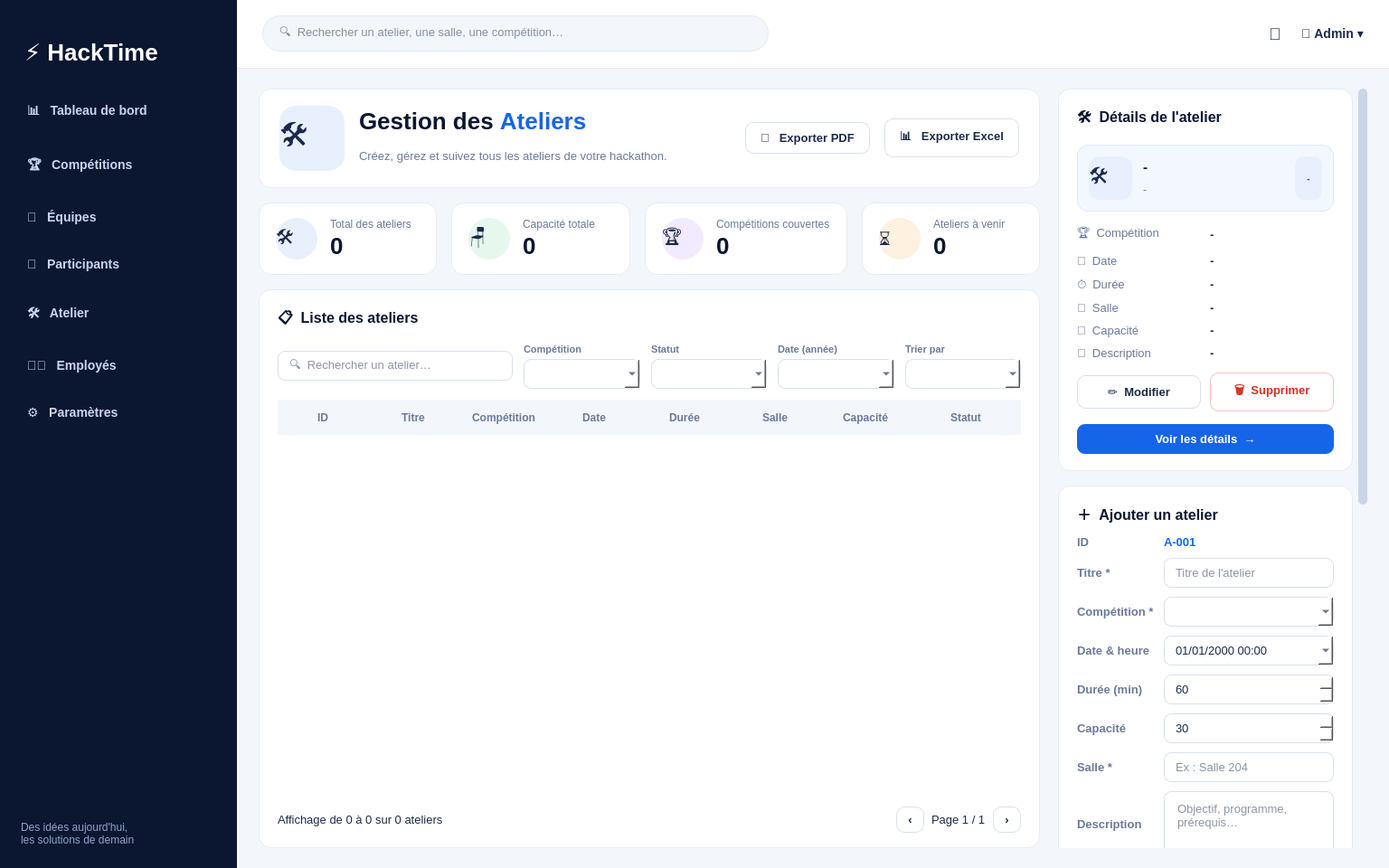
<?xml version="1.0" encoding="UTF-8"?>
<ui version="4.0">
 <class>AtelierMainWindow</class>
 <widget class="QMainWindow" name="AtelierMainWindow">
  <property name="geometry"><rect><x>0</x><y>0</y><width>1536</width><height>960</height></rect></property>
  <property name="windowTitle"><string>HackTime - Gestion des Ateliers</string></property>
  <widget class="QWidget" name="centralwidget">
   <property name="styleSheet"><string notr="true">
QWidget#centralwidget { background-color: #F3F6FB; }
QWidget { font-family: "Segoe UI", "Inter", "Noto Sans", "Helvetica Neue", sans-serif; font-size: 13px; color: #1B2A4A; }

/* ---------- Sidebar ---------- */
QFrame#sidebar { background-color: #0B1630; }
QFrame#sidebar QLabel#logo { color: white; font-size: 26px; font-weight: 800; padding-left: 6px; }
QFrame#sidebar QLabel#tagline { color: #8FA2CC; font-size: 12px; padding-left: 6px; }
QFrame#sidebar QPushButton { color: #C9D4EE; background-color: transparent; border: none; text-align: left; padding: 13px 16px; border-radius: 10px; font-size: 14px; font-weight: 600; }
QFrame#sidebar QPushButton:hover { background-color: #16254A; color: white; }
QFrame#sidebar QPushButton[active="true"] { background-color: #1665E8; color: white; }

/* ---------- Top bar ---------- */
QFrame#topbar { background-color: white; border: none; border-bottom: 1px solid #E4EAF4; }
QLineEdit#topSearch { background-color: #F3F6FB; border: 1px solid #E4EAF4; border-radius: 20px; padding: 9px 16px; }
QLabel#bell { font-size: 18px; }
QLabel#admin { font-size: 14px; }

/* ---------- Cards ---------- */
QFrame#cardHeader, QFrame#cardKpi1, QFrame#cardKpi2, QFrame#cardKpi3, QFrame#cardKpi4,
QFrame#cardList, QFrame#cardDetails, QFrame#cardAdd, QFrame#cardStatut, QFrame#cardActions {
  background-color: white; border: 1px solid #E6ECF5; border-radius: 14px; }
QLabel#headerIcon { background-color: #E8F0FE; border-radius: 18px; font-size: 32px; qproperty-alignment: AlignCenter; }
QLabel#lblTitle { font-size: 26px; font-weight: 800; color: #0B1630; }
QLabel#lblSub { color: #6B7A99; font-size: 13px; }
QLabel#kpiIcon1, QLabel#kpiIcon2, QLabel#kpiIcon3, QLabel#kpiIcon4 { border-radius: 23px; font-size: 20px; qproperty-alignment: AlignCenter; }
QLabel#kpiIcon1 { background-color: #E8F0FE; }
QLabel#kpiIcon2 { background-color: #E6F7EE; }
QLabel#kpiIcon3 { background-color: #F2EAFE; }
QLabel#kpiIcon4 { background-color: #FFF1E0; }
QLabel#kpiTitle1, QLabel#kpiTitle2, QLabel#kpiTitle3, QLabel#kpiTitle4 { color: #6B7A99; font-size: 12px; }
QLabel#kpiTotal, QLabel#kpiCapacite, QLabel#kpiComps, QLabel#kpiAvenir { font-size: 26px; font-weight: 800; color: #0B1630; }
QLabel#lblList, QLabel#lblDetails, QLabel#lblAdd, QLabel#lblStats, QLabel#lblActions { font-size: 16px; font-weight: 700; color: #0B1630; }
QLabel#fCompLabel, QLabel#fStatutLabel, QLabel#fDateLabel, QLabel#fSortLabel { color: #6B7A99; font-size: 11px; font-weight: 600; }

/* ---------- Inputs ---------- */
QLineEdit, QComboBox, QDateTimeEdit, QSpinBox, QPlainTextEdit { background-color: white; border: 1px solid #D9E1EE; border-radius: 8px; padding: 7px 10px; selection-background-color: #1665E8; }
QLineEdit:focus, QComboBox:focus, QDateTimeEdit:focus, QSpinBox:focus, QPlainTextEdit:focus { border: 1px solid #1665E8; }
QComboBox QAbstractItemView { background: white; border: 1px solid #D9E1EE; selection-background-color: #E8F0FE; selection-color: #1665E8; }

/* ---------- Buttons ---------- */
QPushButton { background-color: white; color: #1B2A4A; border: 1px solid #D9E1EE; border-radius: 9px; padding: 9px 16px; font-weight: 600; }
QPushButton:hover { background-color: #F3F6FB; border-color: #1665E8; color: #1665E8; }
QPushButton:disabled { color: #A9B4CC; background-color: #F7F9FC; border-color: #E6ECF5; }
QPushButton#btnSave, QPushButton#btnDetails { background-color: #1665E8; color: white; border: none; }
QPushButton#btnSave:hover, QPushButton#btnDetails:hover { background-color: #0F52C2; color: white; }
QPushButton#btnDelete { color: #D92D20; border-color: #F5C2BE; }
QPushButton#btnDelete:hover { background-color: #FDECEA; border-color: #D92D20; color: #D92D20; }
QPushButton#btnPrev, QPushButton#btnNext { padding: 6px 12px; }

/* ---------- Table ---------- */
QTableWidget { background-color: white; border: none; alternate-background-color: #FAFBFE; selection-background-color: #E8F0FE; selection-color: #1665E8; outline: 0; }
QTableWidget::item { padding: 4px 8px; border-bottom: 1px solid #EEF2F8; }
QHeaderView::section { background-color: #F3F6FB; color: #6B7A99; border: none; padding: 10px 8px; font-weight: 700; font-size: 12px; }

/* ---------- Details ---------- */
QFrame#detailHead { background-color: #F3F8FF; border: 1px solid #DCE9FD; border-radius: 12px; }
QLabel#dIco { background-color: #E8F0FE; border-radius: 12px; font-size: 22px; qproperty-alignment: AlignCenter; }
QLabel#dNom { font-size: 15px; font-weight: 700; color: #0B1630; }
QLabel#dId { color: #6B7A99; font-size: 12px; }
QLabel#dBadge { background-color: #E8F0FE; color: #1665E8; border-radius: 10px; padding: 4px 10px; font-weight: 700; font-size: 11px; }
QLabel#dCompLabel, QLabel#dDateLabel, QLabel#dDureeLabel, QLabel#dSalleLabel, QLabel#dCapLabel, QLabel#dDescLabel { color: #6B7A99; }
QLabel#dComp, QLabel#dDate, QLabel#dDuree, QLabel#dSalle, QLabel#dCap, QLabel#dDesc { font-weight: 600; }
QLabel#aIdLabel, QLabel#aTitreLabel, QLabel#aCompLabel, QLabel#aDateLabel, QLabel#aDureeLabel, QLabel#aCapLabel, QLabel#aSalleLabel, QLabel#aDescLabel { color: #6B7A99; font-weight: 600; }
QLabel#aId { font-weight: 700; color: #1665E8; }
QLabel#aErr { color: #D92D20; font-weight: 600; }
QLabel#aConflict { color: #B54708; font-weight: 600; }

/* ---------- Stats legend ---------- */
QLabel#dotAvenir { color: #1665E8; } QLabel#dotCours { color: #16A34A; } QLabel#dotTermine { color: #94A3B8; }
QLabel#legAvenir, QLabel#legCours, QLabel#legTermine { font-weight: 700; }
QLabel#lblMoyenne { color: #6B7A99; }

QScrollArea#rightScroll { background: transparent; border: none; }
QWidget#rightCol, QWidget#body, QWidget#content, QWidget#leftCol, QWidget#kpiRow { background: transparent; }
QScrollBar:vertical { background: transparent; width: 10px; margin: 0; }
QScrollBar::handle:vertical { background: #CBD5E8; border-radius: 5px; min-height: 30px; }
QScrollBar::add-line:vertical, QScrollBar::sub-line:vertical { height: 0; }
QStatusBar { background: white; color: #6B7A99; }
</string></property>
   <layout class="QHBoxLayout" name="rootLayout" stretch="0,1"><property name="spacing"><number>0</number></property><property name="leftMargin"><number>0</number></property><property name="topMargin"><number>0</number></property><property name="rightMargin"><number>0</number></property><property name="bottomMargin"><number>0</number></property><item><widget class="QFrame" name="sidebar"><property name="minimumSize"><size><width>262</width><height>0</height></size></property><property name="maximumSize"><size><width>262</width><height>16777215</height></size></property><layout class="QVBoxLayout" name="sidebarLayout"><property name="spacing"><number>10</number></property><property name="leftMargin"><number>14</number></property><property name="topMargin"><number>26</number></property><property name="rightMargin"><number>14</number></property><property name="bottomMargin"><number>24</number></property><item><widget class="QLabel" name="logo"><property name="text"><string>⚡ HackTime</string></property><property name="minimumSize"><size><width>222</width><height>63</height></size></property></widget></item><item><widget class="QPushButton" name="btnDashboard"><property name="text"><string>📊   Tableau de bord</string></property></widget></item><item><widget class="QPushButton" name="btnCompetitions"><property name="text"><string>🏆   Compétitions</string></property></widget></item><item><widget class="QPushButton" name="btnEquipes"><property name="text"><string>👥   Équipes</string></property></widget></item><item><widget class="QPushButton" name="btnParticipants"><property name="text"><string>👤   Participants</string></property></widget></item><item><widget class="QPushButton" name="btnAtelier"><property name="text"><string>🛠️   Atelier</string></property><property name="active" stdset="0"><bool>true</bool></property></widget></item><item><widget class="QPushButton" name="btnEmployes"><property name="text"><string>🧑‍💼   Employés</string></property></widget></item><item><widget class="QPushButton" name="btnParametres"><property name="text"><string>⚙️   Paramètres</string></property></widget></item><item><spacer name="sidebarSpacer"><property name="orientation"><enum>Qt::Vertical</enum></property><property name="sizeHint" stdset="0"><size><width>0</width><height>0</height></size></property></spacer></item><item><widget class="QLabel" name="tagline"><property name="text"><string>Des idées aujourd'hui,
les solutions de demain</string></property></widget></item></layout></widget></item><item><widget class="QWidget" name="content"><layout class="QVBoxLayout" name="contentLayout" stretch="0,1"><property name="spacing"><number>0</number></property><property name="leftMargin"><number>0</number></property><property name="topMargin"><number>0</number></property><property name="rightMargin"><number>0</number></property><property name="bottomMargin"><number>0</number></property><item><widget class="QFrame" name="topbar"><property name="minimumSize"><size><width>0</width><height>76</height></size></property><property name="maximumSize"><size><width>16777215</width><height>76</height></size></property><layout class="QHBoxLayout" name="topbarLayout"><property name="spacing"><number>22</number></property><property name="leftMargin"><number>28</number></property><property name="topMargin"><number>0</number></property><property name="rightMargin"><number>28</number></property><property name="bottomMargin"><number>0</number></property><item><widget class="QLineEdit" name="topSearch"><property name="placeholderText"><string>🔍  Rechercher un atelier, une salle, une compétition…</string></property><property name="minimumSize"><size><width>560</width><height>40</height></size></property><property name="maximumSize"><size><width>560</width><height>40</height></size></property></widget></item><item><spacer name="topSp"><property name="orientation"><enum>Qt::Horizontal</enum></property><property name="sizeHint" stdset="0"><size><width>40</width><height>20</height></size></property></spacer></item><item><widget class="QLabel" name="bell"><property name="text"><string>🔔</string></property></widget></item><item><widget class="QLabel" name="admin"><property name="text"><string>👤  &lt;b&gt;Admin&lt;/b&gt;  ▾</string></property></widget></item></layout></widget></item><item><widget class="QWidget" name="body"><layout class="QHBoxLayout" name="bodyLayout" stretch="1,0"><property name="spacing"><number>20</number></property><property name="leftMargin"><number>24</number></property><property name="topMargin"><number>22</number></property><property name="rightMargin"><number>24</number></property><property name="bottomMargin"><number>22</number></property><item><widget class="QWidget" name="leftCol"><layout class="QVBoxLayout" name="leftLayout" stretch="0,0,1"><property name="spacing"><number>16</number></property><property name="leftMargin"><number>0</number></property><property name="topMargin"><number>0</number></property><property name="rightMargin"><number>0</number></property><property name="bottomMargin"><number>0</number></property><item><widget class="QFrame" name="cardHeader"><layout class="QHBoxLayout" name="headerLayout"><property name="spacing"><number>16</number></property><property name="leftMargin"><number>22</number></property><property name="topMargin"><number>18</number></property><property name="rightMargin"><number>22</number></property><property name="bottomMargin"><number>18</number></property><item><widget class="QLabel" name="headerIcon"><property name="text"><string>🛠️</string></property><property name="minimumSize"><size><width>72</width><height>72</height></size></property><property name="maximumSize"><size><width>72</width><height>72</height></size></property></widget></item><item><layout class="QVBoxLayout" name="headerTextLayout"><property name="spacing"><number>4</number></property><property name="leftMargin"><number>0</number></property><property name="topMargin"><number>0</number></property><property name="rightMargin"><number>0</number></property><property name="bottomMargin"><number>0</number></property><item><widget class="QLabel" name="lblTitle"><property name="text"><string>Gestion des &lt;span style="color:#1665E8"&gt;Ateliers&lt;/span&gt;</string></property><property name="textFormat"><enum>Qt::RichText</enum></property></widget></item><item><widget class="QLabel" name="lblSub"><property name="text"><string>Créez, gérez et suivez tous les ateliers de votre hackathon.</string></property></widget></item></layout></item><item><spacer name="headerSp"><property name="orientation"><enum>Qt::Horizontal</enum></property><property name="sizeHint" stdset="0"><size><width>40</width><height>20</height></size></property></spacer></item><item><widget class="QPushButton" name="btnExportPdf"><property name="text"><string>📄   Exporter PDF</string></property><property name="toolTip"><string>Exporter la liste filtrée des ateliers en PDF</string></property></widget></item><item><widget class="QPushButton" name="btnExportExcel"><property name="text"><string>📊   Exporter Excel</string></property><property name="toolTip"><string>Exporter la liste filtrée des ateliers (CSV ouvrable dans Excel)</string></property></widget></item></layout></widget></item><item><widget class="QWidget" name="kpiRow"><layout class="QHBoxLayout" name="kpiLayout" stretch="1,1,1,1"><property name="spacing"><number>16</number></property><property name="leftMargin"><number>0</number></property><property name="topMargin"><number>0</number></property><property name="rightMargin"><number>0</number></property><property name="bottomMargin"><number>0</number></property><item><widget class="QFrame" name="cardKpi1"><layout class="QHBoxLayout" name="kpiCardLayout1"><property name="spacing"><number>14</number></property><property name="leftMargin"><number>18</number></property><property name="topMargin"><number>16</number></property><property name="rightMargin"><number>18</number></property><property name="bottomMargin"><number>16</number></property><item><widget class="QLabel" name="kpiIcon1"><property name="text"><string>🛠️</string></property><property name="minimumSize"><size><width>46</width><height>46</height></size></property><property name="maximumSize"><size><width>46</width><height>46</height></size></property></widget></item><item><layout class="QVBoxLayout" name="kpiTextLayout1"><property name="spacing"><number>2</number></property><property name="leftMargin"><number>0</number></property><property name="topMargin"><number>0</number></property><property name="rightMargin"><number>0</number></property><property name="bottomMargin"><number>0</number></property><item><widget class="QLabel" name="kpiTitle1"><property name="text"><string>Total des ateliers</string></property></widget></item><item><widget class="QLabel" name="kpiTotal"><property name="text"><string>0</string></property></widget></item></layout></item><item><spacer name="kpiSp1"><property name="orientation"><enum>Qt::Horizontal</enum></property><property name="sizeHint" stdset="0"><size><width>40</width><height>20</height></size></property></spacer></item></layout></widget></item><item><widget class="QFrame" name="cardKpi2"><layout class="QHBoxLayout" name="kpiCardLayout2"><property name="spacing"><number>14</number></property><property name="leftMargin"><number>18</number></property><property name="topMargin"><number>16</number></property><property name="rightMargin"><number>18</number></property><property name="bottomMargin"><number>16</number></property><item><widget class="QLabel" name="kpiIcon2"><property name="text"><string>🪑</string></property><property name="minimumSize"><size><width>46</width><height>46</height></size></property><property name="maximumSize"><size><width>46</width><height>46</height></size></property></widget></item><item><layout class="QVBoxLayout" name="kpiTextLayout2"><property name="spacing"><number>2</number></property><property name="leftMargin"><number>0</number></property><property name="topMargin"><number>0</number></property><property name="rightMargin"><number>0</number></property><property name="bottomMargin"><number>0</number></property><item><widget class="QLabel" name="kpiTitle2"><property name="text"><string>Capacité totale</string></property></widget></item><item><widget class="QLabel" name="kpiCapacite"><property name="text"><string>0</string></property></widget></item></layout></item><item><spacer name="kpiSp2"><property name="orientation"><enum>Qt::Horizontal</enum></property><property name="sizeHint" stdset="0"><size><width>40</width><height>20</height></size></property></spacer></item></layout></widget></item><item><widget class="QFrame" name="cardKpi3"><layout class="QHBoxLayout" name="kpiCardLayout3"><property name="spacing"><number>14</number></property><property name="leftMargin"><number>18</number></property><property name="topMargin"><number>16</number></property><property name="rightMargin"><number>18</number></property><property name="bottomMargin"><number>16</number></property><item><widget class="QLabel" name="kpiIcon3"><property name="text"><string>🏆</string></property><property name="minimumSize"><size><width>46</width><height>46</height></size></property><property name="maximumSize"><size><width>46</width><height>46</height></size></property></widget></item><item><layout class="QVBoxLayout" name="kpiTextLayout3"><property name="spacing"><number>2</number></property><property name="leftMargin"><number>0</number></property><property name="topMargin"><number>0</number></property><property name="rightMargin"><number>0</number></property><property name="bottomMargin"><number>0</number></property><item><widget class="QLabel" name="kpiTitle3"><property name="text"><string>Compétitions couvertes</string></property></widget></item><item><widget class="QLabel" name="kpiComps"><property name="text"><string>0</string></property></widget></item></layout></item><item><spacer name="kpiSp3"><property name="orientation"><enum>Qt::Horizontal</enum></property><property name="sizeHint" stdset="0"><size><width>40</width><height>20</height></size></property></spacer></item></layout></widget></item><item><widget class="QFrame" name="cardKpi4"><layout class="QHBoxLayout" name="kpiCardLayout4"><property name="spacing"><number>14</number></property><property name="leftMargin"><number>18</number></property><property name="topMargin"><number>16</number></property><property name="rightMargin"><number>18</number></property><property name="bottomMargin"><number>16</number></property><item><widget class="QLabel" name="kpiIcon4"><property name="text"><string>⏳</string></property><property name="minimumSize"><size><width>46</width><height>46</height></size></property><property name="maximumSize"><size><width>46</width><height>46</height></size></property></widget></item><item><layout class="QVBoxLayout" name="kpiTextLayout4"><property name="spacing"><number>2</number></property><property name="leftMargin"><number>0</number></property><property name="topMargin"><number>0</number></property><property name="rightMargin"><number>0</number></property><property name="bottomMargin"><number>0</number></property><item><widget class="QLabel" name="kpiTitle4"><property name="text"><string>Ateliers à venir</string></property></widget></item><item><widget class="QLabel" name="kpiAvenir"><property name="text"><string>0</string></property></widget></item></layout></item><item><spacer name="kpiSp4"><property name="orientation"><enum>Qt::Horizontal</enum></property><property name="sizeHint" stdset="0"><size><width>40</width><height>20</height></size></property></spacer></item></layout></widget></item></layout></widget></item><item><widget class="QFrame" name="cardList"><layout class="QVBoxLayout" name="listLayout" stretch="0,0,1,0"><property name="spacing"><number>12</number></property><property name="leftMargin"><number>20</number></property><property name="topMargin"><number>18</number></property><property name="rightMargin"><number>20</number></property><property name="bottomMargin"><number>16</number></property><item><widget class="QLabel" name="lblList"><property name="text"><string>📋  Liste des ateliers</string></property></widget></item><item><layout class="QHBoxLayout" name="filterLayout" stretch="2,1,1,1,1"><property name="spacing"><number>12</number></property><property name="leftMargin"><number>0</number></property><property name="topMargin"><number>0</number></property><property name="rightMargin"><number>0</number></property><property name="bottomMargin"><number>0</number></property><item><widget class="QLineEdit" name="search"><property name="placeholderText"><string>🔍  Rechercher un atelier…</string></property><property name="minimumSize"><size><width>260</width><height>0</height></size></property></widget></item><item><layout class="QVBoxLayout" name="fCompLayout"><property name="spacing"><number>4</number></property><property name="leftMargin"><number>0</number></property><property name="topMargin"><number>0</number></property><property name="rightMargin"><number>0</number></property><property name="bottomMargin"><number>0</number></property><item><widget class="QLabel" name="fCompLabel"><property name="text"><string>Compétition</string></property></widget></item><item><widget class="QComboBox" name="fCompetition"></widget></item></layout></item><item><layout class="QVBoxLayout" name="fStatutLayout"><property name="spacing"><number>4</number></property><property name="leftMargin"><number>0</number></property><property name="topMargin"><number>0</number></property><property name="rightMargin"><number>0</number></property><property name="bottomMargin"><number>0</number></property><item><widget class="QLabel" name="fStatutLabel"><property name="text"><string>Statut</string></property></widget></item><item><widget class="QComboBox" name="fStatut"></widget></item></layout></item><item><layout class="QVBoxLayout" name="fDateLayout"><property name="spacing"><number>4</number></property><property name="leftMargin"><number>0</number></property><property name="topMargin"><number>0</number></property><property name="rightMargin"><number>0</number></property><property name="bottomMargin"><number>0</number></property><item><widget class="QLabel" name="fDateLabel"><property name="text"><string>Date (année)</string></property></widget></item><item><widget class="QComboBox" name="fDate"></widget></item></layout></item><item><layout class="QVBoxLayout" name="fSortLayout"><property name="spacing"><number>4</number></property><property name="leftMargin"><number>0</number></property><property name="topMargin"><number>0</number></property><property name="rightMargin"><number>0</number></property><property name="bottomMargin"><number>0</number></property><item><widget class="QLabel" name="fSortLabel"><property name="text"><string>Trier par</string></property></widget></item><item><widget class="QComboBox" name="fSort"></widget></item></layout></item></layout></item><item><widget class="QTableWidget" name="table"><property name="editTriggers"><set>QAbstractItemView::NoEditTriggers</set></property><property name="alternatingRowColors"><bool>true</bool></property><property name="selectionMode"><enum>QAbstractItemView::SingleSelection</enum></property><property name="selectionBehavior"><enum>QAbstractItemView::SelectRows</enum></property><property name="showGrid"><bool>false</bool></property><attribute name="verticalHeaderVisible"><bool>false</bool></attribute><attribute name="verticalHeaderDefaultSectionSize"><number>50</number></attribute><attribute name="horizontalHeaderStretchLastSection"><bool>true</bool></attribute><column><property name="text"><string>ID</string></property></column><column><property name="text"><string>Titre</string></property></column><column><property name="text"><string>Compétition</string></property></column><column><property name="text"><string>Date</string></property></column><column><property name="text"><string>Durée</string></property></column><column><property name="text"><string>Salle</string></property></column><column><property name="text"><string>Capacité</string></property></column><column><property name="text"><string>Statut</string></property></column></widget></item><item><layout class="QHBoxLayout" name="listBottomLayout"><item><widget class="QLabel" name="footer"><property name="text"><string>Affichage de 0 à 0 sur 0 ateliers</string></property></widget></item><item><spacer name="listBottomSpacer"><property name="orientation"><enum>Qt::Horizontal</enum></property><property name="sizeHint" stdset="0"><size><width>40</width><height>20</height></size></property></spacer></item><item><widget class="QWidget" name="pagerBox"><layout class="QHBoxLayout" name="pagerLayout"><property name="spacing"><number>8</number></property><property name="leftMargin"><number>0</number></property><property name="topMargin"><number>0</number></property><property name="rightMargin"><number>0</number></property><property name="bottomMargin"><number>0</number></property><item><widget class="QPushButton" name="btnPrev"><property name="text"><string>‹</string></property></widget></item><item><widget class="QLabel" name="lblPage"><property name="text"><string>Page 1 / 1</string></property></widget></item><item><widget class="QPushButton" name="btnNext"><property name="text"><string>›</string></property></widget></item></layout></widget></item></layout></item></layout></widget></item></layout></widget></item><item><widget class="QScrollArea" name="rightScroll"><property name="minimumSize"><size><width>342</width><height>0</height></size></property><property name="maximumSize"><size><width>342</width><height>16777215</height></size></property><property name="widgetResizable"><bool>true</bool></property><property name="frameShape"><enum>QFrame::NoFrame</enum></property><property name="horizontalScrollBarPolicy"><enum>Qt::ScrollBarAlwaysOff</enum></property><widget class="QWidget" name="rightCol"><property name="minimumSize"><size><width>330</width><height>0</height></size></property><layout class="QVBoxLayout" name="rightLayout"><property name="spacing"><number>16</number></property><property name="leftMargin"><number>0</number></property><property name="topMargin"><number>0</number></property><property name="rightMargin"><number>6</number></property><property name="bottomMargin"><number>0</number></property><item><widget class="QFrame" name="cardDetails"><layout class="QVBoxLayout" name="detailsLayout"><property name="spacing"><number>14</number></property><property name="leftMargin"><number>20</number></property><property name="topMargin"><number>18</number></property><property name="rightMargin"><number>20</number></property><property name="bottomMargin"><number>18</number></property><item><widget class="QLabel" name="lblDetails"><property name="text"><string>🛠️  Détails de l'atelier</string></property></widget></item><item><widget class="QFrame" name="detailHead"><layout class="QHBoxLayout" name="detailHeadLayout"><property name="spacing"><number>12</number></property><property name="leftMargin"><number>12</number></property><property name="topMargin"><number>12</number></property><property name="rightMargin"><number>12</number></property><property name="bottomMargin"><number>12</number></property><item><widget class="QLabel" name="dIco"><property name="text"><string>🛠️</string></property><property name="minimumSize"><size><width>48</width><height>48</height></size></property><property name="maximumSize"><size><width>48</width><height>48</height></size></property></widget></item><item><layout class="QVBoxLayout" name="detailNameLayout"><property name="spacing"><number>2</number></property><property name="leftMargin"><number>0</number></property><property name="topMargin"><number>0</number></property><property name="rightMargin"><number>0</number></property><property name="bottomMargin"><number>0</number></property><item><widget class="QLabel" name="dNom"><property name="text"><string>-</string></property><property name="wordWrap"><bool>true</bool></property></widget></item><item><widget class="QLabel" name="dId"><property name="text"><string>-</string></property></widget></item></layout></item><item><spacer name="detailSp"><property name="orientation"><enum>Qt::Horizontal</enum></property><property name="sizeHint" stdset="0"><size><width>40</width><height>20</height></size></property></spacer></item><item><widget class="QLabel" name="dBadge"><property name="text"><string>-</string></property></widget></item></layout></widget></item><item><layout class="QGridLayout" name="detailsGrid"><property name="spacing"><number>10</number></property><property name="leftMargin"><number>0</number></property><property name="topMargin"><number>0</number></property><property name="rightMargin"><number>0</number></property><property name="bottomMargin"><number>0</number></property><item row="0" column="0"><widget class="QLabel" name="dCompLabel"><property name="text"><string>🏆  Compétition</string></property></widget></item><item row="0" column="1"><widget class="QLabel" name="dComp"><property name="text"><string>-</string></property><property name="wordWrap"><bool>true</bool></property></widget></item><item row="1" column="0"><widget class="QLabel" name="dDateLabel"><property name="text"><string>📅  Date</string></property></widget></item><item row="1" column="1"><widget class="QLabel" name="dDate"><property name="text"><string>-</string></property></widget></item><item row="2" column="0"><widget class="QLabel" name="dDureeLabel"><property name="text"><string>⏱️  Durée</string></property></widget></item><item row="2" column="1"><widget class="QLabel" name="dDuree"><property name="text"><string>-</string></property></widget></item><item row="3" column="0"><widget class="QLabel" name="dSalleLabel"><property name="text"><string>🏫  Salle</string></property></widget></item><item row="3" column="1"><widget class="QLabel" name="dSalle"><property name="text"><string>-</string></property></widget></item><item row="4" column="0"><widget class="QLabel" name="dCapLabel"><property name="text"><string>👥  Capacité</string></property></widget></item><item row="4" column="1"><widget class="QLabel" name="dCap"><property name="text"><string>-</string></property></widget></item><item row="5" column="0"><widget class="QLabel" name="dDescLabel"><property name="text"><string>📝  Description</string></property></widget></item><item row="5" column="1"><widget class="QLabel" name="dDesc"><property name="text"><string>-</string></property><property name="wordWrap"><bool>true</bool></property></widget></item></layout></item><item><layout class="QHBoxLayout" name="detailBtnLayout"><property name="spacing"><number>10</number></property><property name="leftMargin"><number>0</number></property><property name="topMargin"><number>0</number></property><property name="rightMargin"><number>0</number></property><property name="bottomMargin"><number>0</number></property><item><widget class="QPushButton" name="btnEdit"><property name="text"><string>✏️  Modifier</string></property></widget></item><item><widget class="QPushButton" name="btnDelete"><property name="text"><string>🗑️  Supprimer</string></property></widget></item></layout></item><item><widget class="QPushButton" name="btnDetails"><property name="text"><string>Voir les détails  →</string></property></widget></item></layout></widget></item><item><widget class="QFrame" name="cardAdd"><layout class="QVBoxLayout" name="addLayout"><property name="spacing"><number>12</number></property><property name="leftMargin"><number>20</number></property><property name="topMargin"><number>18</number></property><property name="rightMargin"><number>20</number></property><property name="bottomMargin"><number>18</number></property><item><widget class="QLabel" name="lblAdd"><property name="text"><string>＋  Ajouter un atelier</string></property></widget></item><item><layout class="QGridLayout" name="addFormLayout"><property name="spacing"><number>10</number></property><property name="leftMargin"><number>0</number></property><property name="topMargin"><number>0</number></property><property name="rightMargin"><number>0</number></property><property name="bottomMargin"><number>0</number></property><item row="0" column="0"><widget class="QLabel" name="aIdLabel"><property name="text"><string>ID</string></property></widget></item><item row="0" column="1"><widget class="QLabel" name="aId"><property name="text"><string>A-001</string></property></widget></item><item row="1" column="0"><widget class="QLabel" name="aTitreLabel"><property name="text"><string>Titre *</string></property></widget></item><item row="1" column="1"><widget class="QLineEdit" name="aTitre"><property name="placeholderText"><string>Titre de l'atelier</string></property></widget></item><item row="2" column="0"><widget class="QLabel" name="aCompLabel"><property name="text"><string>Compétition *</string></property></widget></item><item row="2" column="1"><widget class="QComboBox" name="aComp"></widget></item><item row="3" column="0"><widget class="QLabel" name="aDateLabel"><property name="text"><string>Date &amp; heure</string></property></widget></item><item row="3" column="1"><widget class="QDateTimeEdit" name="aDate"><property name="calendarPopup"><bool>true</bool></property><property name="displayFormat"><string>dd/MM/yyyy HH:mm</string></property></widget></item><item row="4" column="0"><widget class="QLabel" name="aDureeLabel"><property name="text"><string>Durée (min)</string></property></widget></item><item row="4" column="1"><widget class="QSpinBox" name="aDuree"><property name="minimum"><number>15</number></property><property name="maximum"><number>1440</number></property><property name="singleStep"><number>15</number></property><property name="value"><number>60</number></property></widget></item><item row="5" column="0"><widget class="QLabel" name="aCapLabel"><property name="text"><string>Capacité</string></property></widget></item><item row="5" column="1"><widget class="QSpinBox" name="aCap"><property name="minimum"><number>1</number></property><property name="maximum"><number>5000</number></property><property name="value"><number>30</number></property></widget></item><item row="6" column="0"><widget class="QLabel" name="aSalleLabel"><property name="text"><string>Salle *</string></property></widget></item><item row="6" column="1"><widget class="QLineEdit" name="aSalle"><property name="placeholderText"><string>Ex : Salle 204</string></property></widget></item><item row="7" column="0"><widget class="QLabel" name="aDescLabel"><property name="text"><string>Description</string></property></widget></item><item row="7" column="1"><widget class="QPlainTextEdit" name="aDesc"><property name="placeholderText"><string>Objectif, programme, prérequis…</string></property><property name="maximumSize"><size><width>16777215</width><height>72</height></size></property></widget></item></layout></item><item><widget class="QLabel" name="aConflict"><property name="text"><string></string></property><property name="wordWrap"><bool>true</bool></property></widget></item><item><widget class="QLabel" name="aErr"><property name="text"><string></string></property><property name="wordWrap"><bool>true</bool></property></widget></item><item><layout class="QHBoxLayout" name="addBtnLayout"><property name="spacing"><number>10</number></property><property name="leftMargin"><number>0</number></property><property name="topMargin"><number>0</number></property><property name="rightMargin"><number>0</number></property><property name="bottomMargin"><number>0</number></property><item><widget class="QPushButton" name="btnSave"><property name="text"><string>Enregistrer</string></property></widget></item><item><widget class="QPushButton" name="btnClear"><property name="text"><string>Effacer</string></property></widget></item></layout></item></layout></widget></item><item><widget class="QFrame" name="cardStatut"><layout class="QVBoxLayout" name="statutLayout"><property name="spacing"><number>12</number></property><property name="leftMargin"><number>20</number></property><property name="topMargin"><number>18</number></property><property name="rightMargin"><number>20</number></property><property name="bottomMargin"><number>18</number></property><item><widget class="QLabel" name="lblStats"><property name="text"><string>📈  Ateliers par mois</string></property></widget></item><item><widget class="StatsChart" name="statsChart"><property name="minimumSize"><size><width>0</width><height>190</height></size></property></widget></item><item><layout class="QHBoxLayout" name="legendLayout"><property name="spacing"><number>6</number></property><property name="leftMargin"><number>0</number></property><property name="topMargin"><number>0</number></property><property name="rightMargin"><number>0</number></property><property name="bottomMargin"><number>0</number></property><item><widget class="QLabel" name="dotAvenir"><property name="text"><string>●</string></property></widget></item><item><widget class="QLabel" name="legNameAvenir"><property name="text"><string>À venir</string></property></widget></item><item><widget class="QLabel" name="legAvenir"><property name="text"><string>0</string></property></widget></item><item><spacer name="lg1"><property name="orientation"><enum>Qt::Horizontal</enum></property><property name="sizeHint" stdset="0"><size><width>40</width><height>20</height></size></property></spacer></item><item><widget class="QLabel" name="dotCours"><property name="text"><string>●</string></property></widget></item><item><widget class="QLabel" name="legNameCours"><property name="text"><string>En cours</string></property></widget></item><item><widget class="QLabel" name="legCours"><property name="text"><string>0</string></property></widget></item><item><spacer name="lg2"><property name="orientation"><enum>Qt::Horizontal</enum></property><property name="sizeHint" stdset="0"><size><width>40</width><height>20</height></size></property></spacer></item><item><widget class="QLabel" name="dotTermine"><property name="text"><string>●</string></property></widget></item><item><widget class="QLabel" name="legNameTermine"><property name="text"><string>Terminé</string></property></widget></item><item><widget class="QLabel" name="legTermine"><property name="text"><string>0</string></property></widget></item></layout></item><item><widget class="QLabel" name="lblMoyenne"><property name="text"><string>Capacité moyenne : -</string></property></widget></item></layout></widget></item><item><widget class="QFrame" name="cardActions"><layout class="QVBoxLayout" name="actionsLayout"><property name="spacing"><number>10</number></property><property name="leftMargin"><number>20</number></property><property name="topMargin"><number>18</number></property><property name="rightMargin"><number>20</number></property><property name="bottomMargin"><number>18</number></property><item><widget class="QLabel" name="lblActions"><property name="text"><string>⚡  Actions rapides</string></property></widget></item><item><widget class="QPushButton" name="btnProchain"><property name="text"><string>⏭️  Aller au prochain atelier</string></property></widget></item><item><widget class="QPushButton" name="btnDuplicate"><property name="text"><string>📄  Dupliquer l'atelier sélectionné</string></property></widget></item><item><widget class="QPushButton" name="btnReset"><property name="text"><string>↺  Réinitialiser les filtres</string></property></widget></item></layout></widget></item><item><spacer name="rightSpacer"><property name="orientation"><enum>Qt::Vertical</enum></property><property name="sizeHint" stdset="0"><size><width>0</width><height>0</height></size></property></spacer></item></layout></widget></widget></item></layout></widget></item></layout></widget></item></layout>
  </widget>
 </widget>
 <customwidgets>
  <customwidget><class>StatsChart</class><extends>QWidget</extends><header>statschart.h</header></customwidget>
 </customwidgets>
 <resources/>
 <connections/>
</ui>
